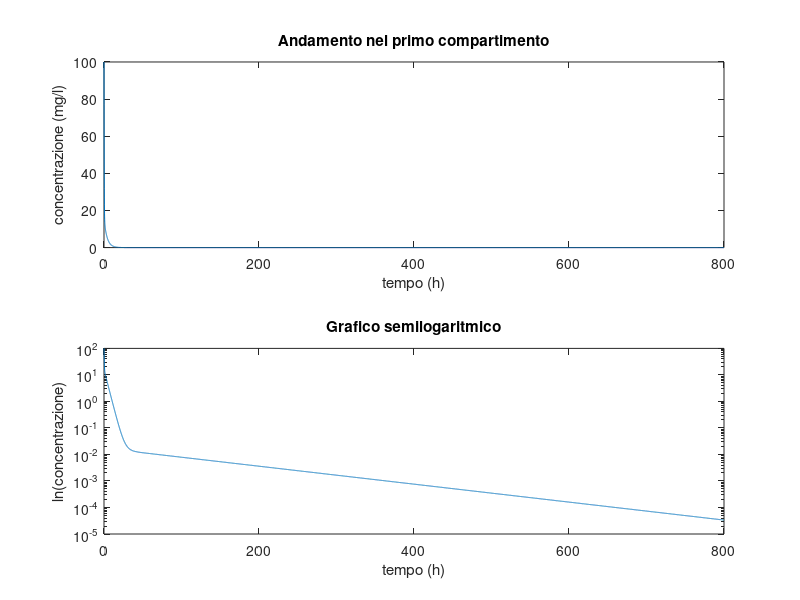

This figure's MATLAB source:
V2 = 5; %litri, volume secondo comparimento
k01 = 1.2; %ore alla meno uno,  processi escretori del primo compartimento
k12 = 0.859; %ore alla meno uno,  processi escretori del secondo compartimento
k21 = 2.22;
k31 = 0.031;
k13 = 0.008;%ore alla meno uno, processo di assorbimento
d = 500; %mg, bolo per via orale


%matrici della dinamica (compartimento 1)
A1 = [-(k21+k31+k01), k12, k13; k21 -k12 0; k31 0 -k13];
B1 = [d; 0; 0];
C1 = [1/V2 0 0];
D=[0];


%sistema lineare descritto in variabili di stato
sys1 = ss(A1,B1,C1,D);


figure(1)
[Y1 T1] = impulse(sys1);
subplot(2,1,1)
plot(T1, Y1)
title('Andamento nel primo compartimento')
xlabel('tempo (h)')
ylabel('concentrazione (mg/l)')
subplot(2,1,2)
semilogy(T1,Y1)
title('Grafico semilogaritmico')
xlabel('tempo (h)')
ylabel('ln(concentrazione)')


AUC1=trapz(T1,Y1);
AUMC=trapz(T1,Y1.*T1);
MRT=AUMC/AUC1
CL_tot1=d/AUC1
vd1=CL_tot1/4.0489
trasf=tf(sys1);
p=pole(sys1);
z=zero(sys1);
tau1=1/4.0489